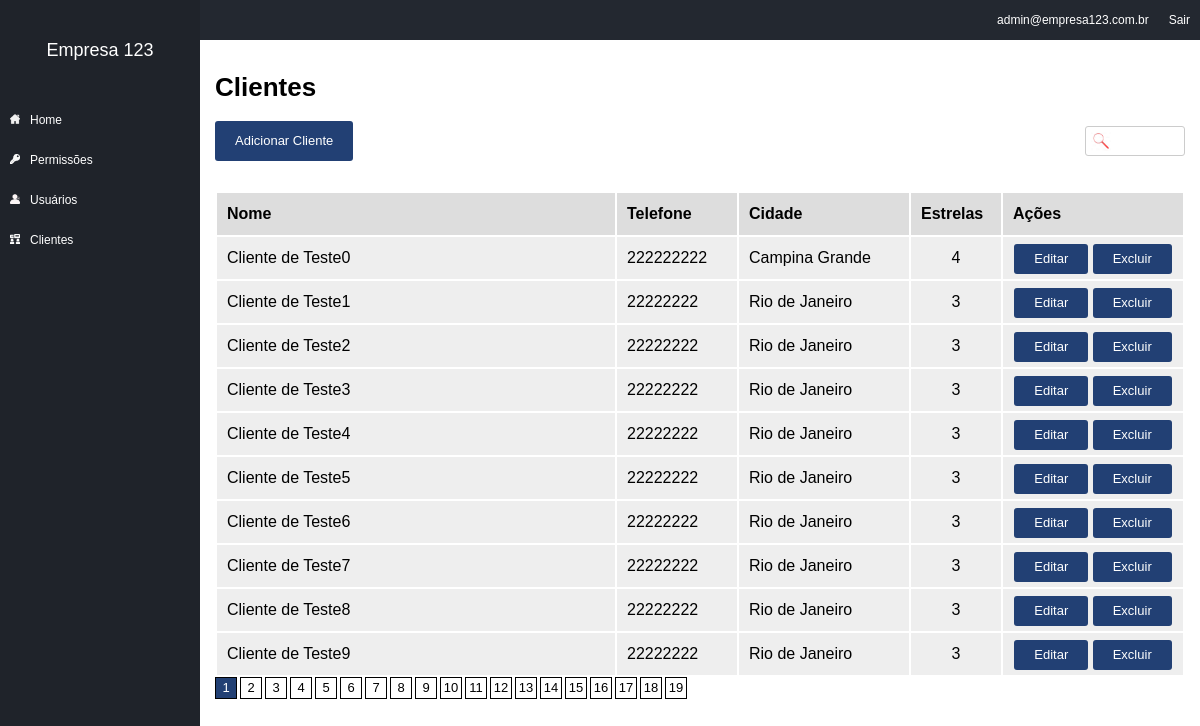
The page /clients (signed in) on the database its author committed.
### tables this page shows
CREATE TABLE IF NOT EXISTS `clients` (
  `id` int(11) NOT NULL AUTO_INCREMENT,
  `id_company` int(11) NOT NULL,
  `name` varchar(100) NOT NULL,
  `email` varchar(100) DEFAULT NULL,
  `phone` varchar(50) DEFAULT NULL,
  `address` varchar(100) DEFAULT NULL,
  `address2` varchar(50) DEFAULT NULL,
  `address_number` varchar(50) DEFAULT NULL,
  `address_neighb` varchar(100) DEFAULT NULL,
  `address_city` varchar(50) DEFAULT NULL,
  `address_state` varchar(50) DEFAULT NULL,
  `address_country` varchar(50) DEFAULT NULL,
  `address_zipcode` varchar(50) DEFAULT NULL,
  `stars` int(11) NOT NULL DEFAULT '3',
  `internal_obs` text,
  PRIMARY KEY (`id`)
);

### config.php (called while the page is built, shortened)
<?php
$config = array();
if(ENVIRONMENT == 'development'){
	$config['dbname'] = 'contaazul';
	$config['host'] = 'localhost';
	$config['dbuser'] = 'root';
	$config['dbpass'] = '';
}else {
	define("BASE_URL", "http://meusite.com.br/");
	$config['dbname'] = 'contaazul';
	$config['host'] = 'localhost';
	$config['dbuser'] = 'root';
	$config['dbpass'] = '';
}

### models/Users.php (called while the page is built, shortened)
<?php
	class Users extends model{
		private $userInfo;
		private $permissions;
	public function setLoggedUser(){
		if (isset($_SESSION['ccUser']) && !empty($_SESSION['ccUser'])) {
			$id = $_SESSION['ccUser'];
			$sql = $this->db->prepare("SELECT * FROM users WHERE id =:id");
			$sql->bindValue(':id', $id);
			$sql->execute();
			if($sql->rowCount() >0) {
				$this->userInfo = $sql->fetch();
				$this->permissions = new Permissions();
				$this->permissions->setGroup($this->userInfo['id_group'], $this->userInfo['id_company']);
			}
		}
	}
	public function hasPermission($name) {
		return $this->permissions->hasPermission($name);
	}
	public function getCompany(){
		if(isset($this->userInfo['id_company'])) {
		return $this->userInfo['id_company'];
	} else {
		return 0;
		}
	}
	public function getEmail(){
		if(isset($this->userInfo['email'])) {
		return $this->userInfo['email'];
	} else {
		return '';
		}
	}
}

### models/Permissions.php (called while the page is built, shortened)
<?php
class Permissions extends model {
	private $permissions;
	public function setGroup($id, $id_company) {
		$this->permissions = array();
		$sql = $this->db->prepare("SELECT params FROM permission_groups WHERE id = :id AND id_company = :id_company");
		$sql->bindValue(':id', $id);
		$sql->bindValue(':id_company', $id_company);
		$sql->execute();
		if($sql->rowCount() > 0) {
			$row = $sql->fetch();
			$params = $row['params'];
			$sql = $this->db->prepare("SELECT name FROM permission_params WHERE id IN ($params) AND id_company = :id_company");
			$sql->bindValue(':id_company', $id_company);
			$sql->execute();
			if($sql->rowCount() > 0) {
				foreach($sql->fetchAll() as $item) {
					$this->permissions[] = $item['name'];
				}
			}
		}
	}
	public function hasPermission($name) {
		if(in_array($name, $this->permissions)) {
			return true;
		} else {
			return false;
		}
	}
}

### core/controller.php (called while the page is built, shortened)
<?php
class controller {
	public function loadTemplate($viewName, $viewData = array()) {
		include 'views/template.php';
	}
	public function loadViewInTemplate($viewName, $viewData) {
		extract($viewData);
		include 'views/'.$viewName.'.php';
	}
}

### core/Core.php (called while the page is built, shortened)
<?php
class Core{
public function run() {
	$url='/';
	if(isset($_GET['url'])){
		$url.=$_GET['url'];
		}
		$params = array();
		if(!empty($url) && $url !='/'){
			$url = explode('/', $url);
			array_shift($url);
			array_shift($url);
			if(isset($url[0]) && !empty($url[0])){
				$currentAction = $url[0];
				array_shift($url);
			} else{
				$currentAction = 'index';
			}
		}else{
			$currentController = 'homeController';
			$currentAction = 'index';
		}
		$c = new $currentController();
		call_user_func_array(array($c, $currentAction), $params);
	}
}

### index.php (called while the page is built, shortened)
<?php
require 'config.php';
	$core = new Core();
	$core->run();

### core/Model.php (called while the page is built, shortened)
<?php
class model {
	public function __construct() {
		global $config;
		$this->db = new PDO("mysql:dbname=".$config['dbname'].";host=".$config['host'], $config['dbuser'], $config['dbpass']);
	}
}
?>

### models/Clients.php (called while the page is built, shortened)
<?php
class Clients extends model{
	public function getList($offset, $id_company){
		$array = array();
		$sql = $this->db->prepare("SELECT * FROM clients WHERE id_company = :id_company LIMIT $offset, 10");
		$sql->bindValue(':id_company', $id_company);
		$sql->execute();
		if($sql->rowCount() > 0 ){
			$array = $sql->fetchAll();
		}
		return $array;
	}
}

### models/Companies.php (called while the page is built, shortened)
<?php
class Companies extends model{
	private $companyInfo;
	public function __construct($id) {
		$sql = $this->db->prepare("SELECT * FROM companies WHERE id = :id");
		$sql->bindValue(':id', $id);
		$sql->execute();
		if($sql->rowCount() >0) {
			$this->companyInfo = $sql->fetch();
		}
	}
	public function getName(){
		if(isset($this->companyInfo['name'])){
			return $this->companyInfo['name'];
		} else {
			return '';
		}
	}
}

### views/clients.php (the view, shortened to what this page needs)
<h1>Clientes</h1>
<?php if($edit_permission): ?>
<div class="button"><a href="<?php echo BASE_URL; ?>/clients/add">Adicionar Cliente</a></div>
<?php endif; ?>
<input type="text" id="busca" data-type="search_clients" />
<table border="0" width="100%">
	<tr>
		<th>Nome</th>
		<th>Telefone </th>
		<th>Cidade</th>
		<th>Estrelas</th>
		<th>Ações</th>
	</tr>
	<?php foreach ($clients_list as $c): ?>
	<tr>
	<td><?php echo $c['name']; ?></td>
	<td width="100"><?php echo $c['phone']; ?></td>
	<td width="150"><?php echo $c['address_city']; ?></td>
	<td width="70" style="text-align:center"><?php echo $c['stars']; ?></td>
	<td width="160" style="text-align:center">
		<?php if($edit_permission): ?>
		<div class="button button_small"><a href="<?php echo BASE_URL; ?>/clients/edit/<?php echo $c['id']; ?>">Editar</a></div>
		<div class="button button_small"><a href="<?php echo BASE_URL; ?>/clients/delete/<?php echo $c['id']; ?>" onclick="return confirm('Tem certeza que deseja excluir?')">Excluir</a></div>
		<?php else: ?>
		<div class="button button_small"><a href="<?php echo BASE_URL; ?>/clients/view/<?php echo $c['id']; ?>">Visualizar</a></div>
		<?php endif; ?>
	</td>
	</tr>
	<?php endforeach; ?>
	</table>
	<?php for($q=1;$q<=$p_count;$q++): ?>
		<div class="pag_item <?php echo($q==$p)?'pag_ativo':''; ?>"><a href="<?php echo BASE_URL; ?>/clients?p=<?php echo $q; ?>"><?php echo $q; ?></a></div>
	<?php endfor; ?>
	</div>

### controllers/clientsController.php (shortened to what this page needs)
<?php
class clientsController extends controller{
	public function index(){
		$data = array();
	 	$u = new Users();
		$u->setLoggedUser();
		$company = new Companies($u->getCompany());
		$data['company_name'] = $company->getName();
		$data['user_email'] = $u->getEmail();
			if($u->hasPermission('clients_view')) {
            $c = new Clients();
            $data['p'] = 1;
            $offset = ( 10 * ($data['p']-1) );
				$data['clients_list'] = $c->getList($offset, $u->getCompany());
				$data['clients_count'] = $c->getCount($u->getCompany());
				$data['p_count'] = ceil ($data['clients_count'] / 10);
				$data['edit_permission'] = $u->hasPermission('clients_edit');
			 $this->loadTemplate('clients', $data);
			} else {
			header("Location:".BASE_URL);
		}
	}
}

### views/template.php (shortened to what this page needs)
<html>
	<head>
		<link href="<?php echo BASE_URL; ?>/assets/css/template.css" rel="stylesheet" />
	</head>
	<body>
		<div class="leftmenu">
			<div class="company_name">
				<?php echo $viewData['company_name']; ?>
		</div>
		<div class="menuarea">
			<ul>
				<li><a href="<?php echo BASE_URL; ?>">Home</a></li>
				<li><a href="<?php echo BASE_URL; ?>permissions">Permissões</a></li>
				<li><a href="<?php echo BASE_URL; ?>users">Usuários</a></li>
				<li><a href="<?php echo BASE_URL; ?>clients">Clientes</a></li>
			</ul>
		</div>
	</div>
		<div class="container">
			<div class="top">
				<div class="top_right"><a href="<?php echo BASE_URL.'/login/logout';?>">Sair</a></div>
				<div class="top_right"><?php echo $viewData['user_email']; ?></div>
			</div>
		<div class="area">
			<?php $this->loadViewInTemplate($viewName, $viewData); ?>
		</div>
	</body>
</html>

### assets/css/template.css (style rules this page uses)
body { margin: 0; padding: 0; font-size: 13px; font-family: Arial; }
.leftmenu { width: 200px; background-color: #1f232a; position:fixed; left: 0; top:0; bottom: 0; }
.company_name { height: 100px; line-height: 100px; font-size: 18px; color:#FFF; text-align: center; }
.container { padding-left: 200px; }
.top { height: 40px; background-color: #232830; color:#FFF; font-family: arial; font-size: 12px; }
.top_right { float:right; height: 40px; line-height: 40px; padding-left: 10px; padding-right: 10px; }
.top_right a { color:#FFF; text-decoration: none; }
.menuarea { color:#FFF; }
.menuarea ul { margin: 0; padding:0;; list-style: none; }
.menuarea li { height: 40px; line-height: 40px; font-size: 12px; padding-left: 30px; background-size: 10px 10px; background-repeat: no-repeat; background-position: 10px 14px; }
.menuarea li a { color:#FFF; text-decoration: none; display: block; }
.menuarea li:nth-child(1) { background-image:url(../images/icones/casabranca.png); }
.menuarea li:nth-child(2) { background-image:url(../images/icones/chavebranca.png); }
.menuarea li:nth-child(3) { background-image:url(../images/icones/users.png); }
.menuarea li:nth-child(4) { background-image:url(../images/icones/conversation.png); }
.area { padding: 15px; }
input[type=text], input[type=email], input[type=password], select, textarea { width: 100%; height: 30px; font-size: 13px; outline: 0; padding-left: 5px; padding-right: 5px; margin-top: 5px; }
input[type=submit], button, .button { border: 0px; background-color: #224074; color:#FFF; height: 40px; line-height: 40px; border-radius: 3px; padding-left: 20px; padding-right: 20px; cursor:pointer; font-size: 13px; display: inline-block; }
.button_small { height: 30px; line-height: 30px; }
.button a { color:#FFF; text-decoration: none; }
table { margin-top: 10px; }
table th { height: 40px; line-height: 40px; background-color: #DDD; text-align: left; padding-left: 10px; padding-right: 10px; }
table td { height: 40px; line-height: 40px; background-color: #EEE; text-align: left; padding-left: 10px; padding-right: 10px; }
.pag_item { width: 20px; height:20px; float:left; border:1px solid #000; margin-right: 3px; text-align: center; line-height: 20px; }
.pag_item a { color:#000; text-decoration: none; }
.pag_ativo { background-color: #224074; }
.pag_ativo a { color:#FFF; }
#busca { width: 100px; float:right; background-image:url(../images/icones/lupa.jpg); background-repeat: no-repeat; background-size: 20px 20px; background-position: 5px; padding-left: 25px; border-radius: 3px; border:1px solid #CCC }

### rows shown on the page
clients: name "Cliente de Teste0", phone "222222222", address_city "Campina Grande", stars "4"
clients: name "Cliente de Teste1", phone "22222222", address_city "Rio de Janeiro", stars "3"
clients: name "Cliente de Teste2", phone "22222222", address_city "Rio de Janeiro", stars "3"
clients: name "Cliente de Teste3", phone "22222222", address_city "Rio de Janeiro", stars "3"
clients: name "Cliente de Teste4", phone "22222222", address_city "Rio de Janeiro", stars "3"
clients: name "Cliente de Teste5", phone "22222222", address_city "Rio de Janeiro", stars "3"
clients: name "Cliente de Teste6", phone "22222222", address_city "Rio de Janeiro", stars "3"
clients: name "Cliente de Teste7", phone "22222222", address_city "Rio de Janeiro", stars "3"
clients: name "Cliente de Teste8", phone "22222222", address_city "Rio de Janeiro", stars "3"
clients: name "Cliente de Teste9", phone "22222222", address_city "Rio de Janeiro", stars "3"

### other values the page prints
$viewData['company_name'] "Empresa 123"
$viewData['user_email'] "admin@empresa123.com.br"
